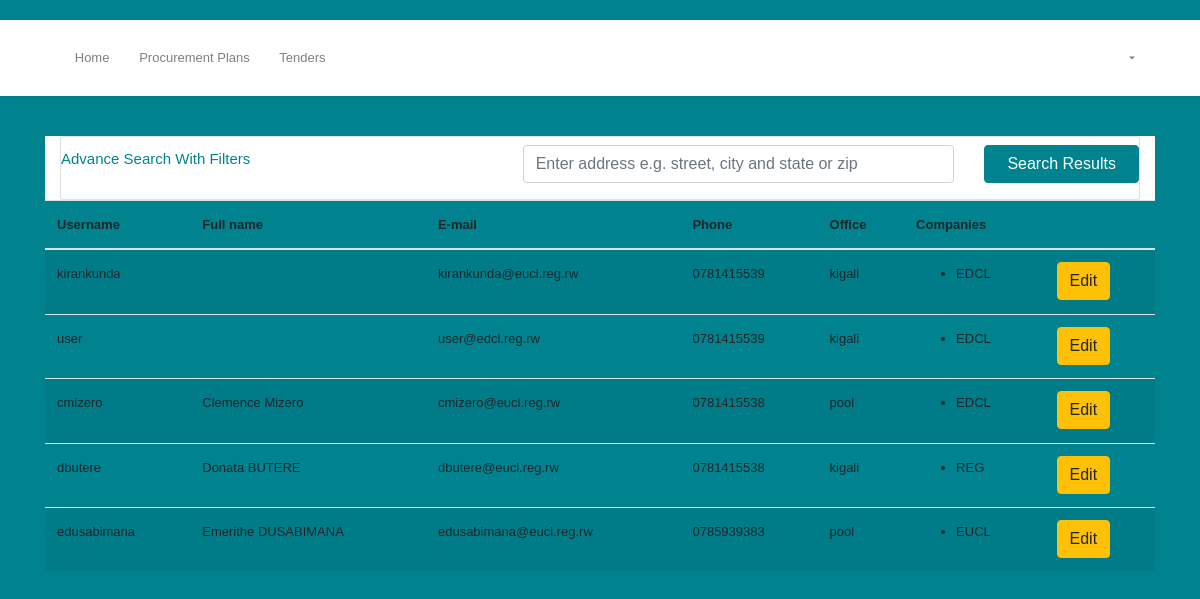
Screenshot of /user/list/ with the database file from the repository.
### monitoring_app/models.py (models this page shows, shortened)
class user_contact(models.Model):
    user        = models.OneToOneField(User,related_name="user_info", on_delete=models.CASCADE)
    company     = models.ManyToManyField(Company, related_name='user_company')
    Phone       = models.CharField(max_length=15)
    address     = models.CharField(max_length=40)
    verified    = models.BooleanField(default=False)
    profile     = models.ImageField(default='../media/profile/non_profile.jpg', upload_to=upload_profile_path, null=True, blank=True)
    timestamp   = models.DateTimeField(auto_now_add=True)

class Company(models.Model):
    name = models.CharField(max_length=200)
    def __str__(self):
        return self.name

### monitoring_app/views.py (the view)
# urls.py: re_path(r'^user/list/$', user_list, name='user_list'),
def user_list(request):
    users = User.objects.all()
    content = {
        'users':users
    }
    return render(request, 'user/list.html', content)

### Templates/user/list.html (shortened to what this page needs)
<!DOCTYPE html>
<html lang="en">
<head>
    {% include 'snippets/head.html' %}
</head>
<body>
    {% include 'snippets/navbar.html' %}
    <div class="container">
        <div style="background-color: #fff;" class="mt-2">
            <div class="row d-flex justify-content-center">
                <div class="container">
                    <form action="" method="post">
                        <div class="col-md-12">
                            <div class="card">
                                <div class="row g-3 mt-2">
                                    <div class="col-md-5">
                                        <a data-toggle="collapse" href="#collapseExample" role="button" aria-expanded="false" aria-controls="collapseExample" class="advanced">
                                            Advance Search With Filters <i class="fa fa-angle-down"></i>
                                        </a>
                                    </div>
                                    <div class="col-md-5">
                                        <input type="text" class="form-control" placeholder="Enter address e.g. street, city and state or zip">
                                    </div>
                                    <div class="col-md-2">
                                        <button class="btn btn-secondary btn-block">Search Results</button>
                                    </div>
                                </div>
                            </div>
                        </div>
                    </form>
                </div>
            </div>
        </div>
        <table id="dtBasicExample" class="table table-striped nowrap" style="width:100%">
            <thead>
                <tr>
                    <th>Username</th>
                    <th>Full name</th>
                    <th>E-mail</th>
                    <th>Phone</th>
                    <th>Office</th>
                    <th>Companies</th>
                    <th></th>
                </tr>
            </thead>
            <tbody>
                {% for user in users %}
                <tr>
                    <td>{{user.username}}</td>
                    <td>{{user.first_name}} {{user.last_name}}</td>
                    <td>{{user.email}}</td>
                    <td>{{user.user_info.Phone}}</td>
                    <td>{{user.user_info.address}}</td>
                    <td>
                        <ul>
                            {% for company in user.user_info.company.all %}
                                <li>{{company}}</li>
                            {% endfor %}
                        </ul>
                    </td>
                    <td><a href="javascript:void(0);" class="btn btn-warning" data-toggle="modal" data-target="#exampleModal">Edit</a></td>
                </tr>
                {% endfor %}
            </tbody>
        </table>
    </div>
</body>
</html>

### Static/css/chat.css (style rules this page uses)
body { margin-top:20px; }

### Static/css/style.css (style rules this page uses)
body { font-family: 'Poppins', sans-serif; background: #fafafa; }
a, a:hover, a:focus { color: inherit; text-decoration: none; transition: all 0.3s; }
a[data-toggle="collapse"] { position: relative; }

### Templates/snippets/head.html (style rules this page uses)
body { font: 16px Montserrat, sans-serif; line-height: 1.8; font-size: 13px; }

### Templates/user/list.html (style rules this page uses)
body { background-color: #00838F; }
.advanced { text-decoration: none; font-size: 15px; font-weight: 500; }
.btn-secondary, .btn-secondary:focus, .btn-secondary:active { color: #fff; background-color: #00838f !important; border-color: #00838f !important; box-shadow: none; }
.advanced { color: #00838f !important; }

### rows the page displays
Company: name "EDCL"
Company: name "REG"
Company: name "EUCL"

### other values shown
{{ user.username }} "kirankunda"
{{ user.email }} "kirankunda@eucl.reg.rw"
{{ user.user_info.Phone }} "0781415539"
{{ user.user_info.address }} "kigali"
{{ user.username }} "user"
{{ user.email }} "user@edcl.reg.rw"
{{ user.username }} "cmizero"
{{ user.first_name }} "Clemence"
{{ user.last_name }} "Mizero"
{{ user.email }} "cmizero@eucl.reg.rw"
{{ user.user_info.Phone }} "0781415538"
{{ user.user_info.address }} "pool"
{{ user.username }} "dbutere"
{{ user.first_name }} "Donata"
{{ user.last_name }} "BUTERE"
